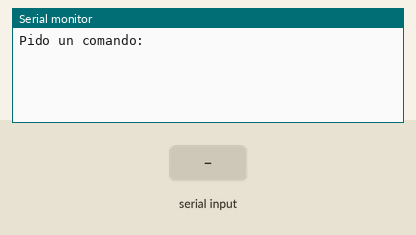
Recording of a sketch running on a simulated Arduino Uno, built with avr-gcc and run on an emulated ATmega328P. On the bench: the last lines printed to the serial monitor. The test bench sets the inputs (shaded band).

Above: at 1.2 s.
1.3 s: "90,45\n" received over Serial
At 2.1 s:
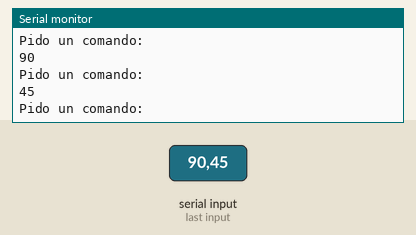
2.8 s: "30,150\n" received over Serial
At 4.2 s:
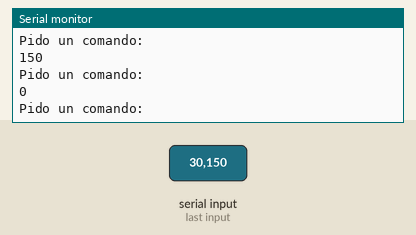
Timing chart, 0 to 5.8 s (numbered marks = the images above; inputs shaded):
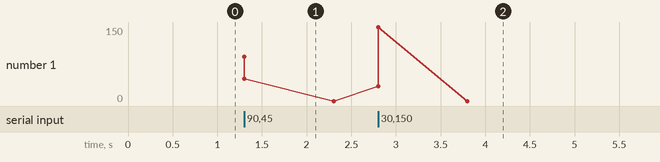

Measured:
- after the input at 1.3 s, the serial monitor: prints a new line at once (image 1)
- after the input at 2.8 s, the serial monitor: prints a new line at once (image 2)

The sketch:

prueba_monitor_serie.ino
```cpp
int hola;

void setup() {
Serial.begin(115200);

}

void loop(){
  Serial.println("Pido un comando:");
  while(!Serial.available());
  hola=Serial.parseInt();
  Serial.println(hola);
}
```
